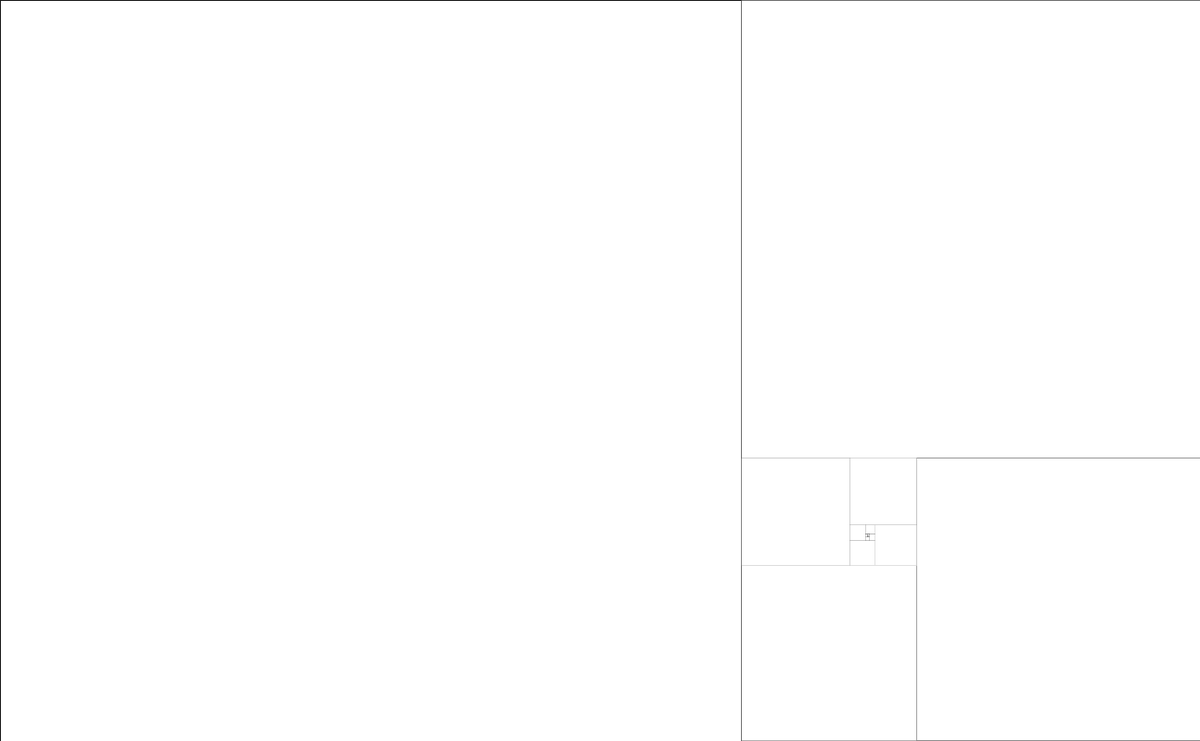
Frame 1 (no input)
Frame 2 (the mouse pressed at the canvas centre, redrawn once): identical to frame 1, image omitted

The Processing sketch that drew this single still picture (run headless with seeded random() and noise(); the mouse was pressed at the canvas centre and the sketch redrawn once):

// Processing sketch: sketch_23_1
// ── sketch_23_1.pde
float phi = 1.6180339;

void setup() {
  colorMode(HSB,255,255,255);
  size(1294,800); 
  background(0,0,225); 
    noLoop(); 
    ellipseMode(RADIUS) ;
    
}
  
void draw() {
  
  for(int i=0; i < 20; i++) {
    
    stroke(200,255,255); 
    stroke(0,0,25);
    rectangles(width, height); 
    translate(width,0);
    rotate(radians(90));
    scale(1/phi);
  }
}

void rectangles(float r_width, float r_height) {
  rect(0,0, r_height, r_height); 
  rect(r_height, 0, (r_width - r_height), r_height); 
  color(random(255),random(255),random(255));
}
